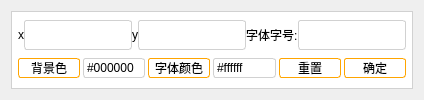
              <widget class="QWidget" name="tab_2">
               <attribute name="title">
                <string>设 置</string>
               </attribute>
               <layout class="QVBoxLayout" name="verticalLayout_19">
                <item>
                 <widget class="QFrame" name="frame_14">
                  <property name="maximumSize">
                   <size>
                    <width>16777215</width>
                    <height>140</height>
                   </size>
                  </property>
                  <property name="styleSheet">
                   <string notr="true">background-color: white;
border: 1px solid rgb(209,209,209); 
border-radius:0px;</string>
                  </property>
                  <property name="frameShape">
                   <enum>QFrame::StyledPanel</enum>
                  </property>
                  <property name="frameShadow">
                   <enum>QFrame::Sunken</enum>
                  </property>
                  <property name="midLineWidth">
                   <number>1</number>
                  </property>
                  <layout class="QVBoxLayout" name="verticalLayout_17">
                   <property name="spacing">
                    <number>0</number>
                   </property>
                   <property name="leftMargin">
                    <number>0</number>
                   </property>
                   <property name="topMargin">
                    <number>0</number>
                   </property>
                   <property name="rightMargin">
                    <number>0</number>
                   </property>
                   <property name="bottomMargin">
                    <number>0</number>
                   </property>
                   <item>
                    <layout class="QHBoxLayout" name="horizontalLayout_19">
                     <property name="leftMargin">
                      <number>6</number>
                     </property>
                     <property name="rightMargin">
                      <number>6</number>
                     </property>
                     <item>
                      <widget class="QLabel" name="label_33">
                       <property name="styleSheet">
                        <string notr="true">QLabel {
	background-color: white;
	border: 0px;
}</string>
                       </property>
                       <property name="text">
                        <string>x</string>
                       </property>
                      </widget>
                     </item>
                     <item>
                      <widget class="QLineEdit" name="lineEdit_8">
                       <property name="minimumSize">
                        <size>
                         <width>0</width>
                         <height>30</height>
                        </size>
                       </property>
                       <property name="styleSheet">
                        <string notr="true">QLineEdit {
    border-radius: 3px;
	background-color: white;
	border: 1px solid rgb(209,209,209);
}
</string>
                       </property>
                      </widget>
                     </item>
                     <item>
                      <widget class="QLabel" name="label_34">
                       <property name="styleSheet">
                        <string notr="true">QLabel {
	background-color: white;
	border: 0px;
}</string>
                       </property>
                       <property name="text">
                        <string>y</string>
                       </property>
                      </widget>
                     </item>
                     <item>
                      <widget class="QLineEdit" name="lineEdit_9">
                       <property name="minimumSize">
                        <size>
                         <width>0</width>
                         <height>30</height>
                        </size>
                       </property>
                       <property name="styleSheet">
                        <string notr="true">QLineEdit {
    border-radius: 3px;
	background-color: white;
	border: 1px solid rgb(209,209,209);
}
</string>
                       </property>
                      </widget>
                     </item>
                     <item>
                      <widget class="QLabel" name="label_5">
                       <property name="styleSheet">
                        <string notr="true">QLabel {
	background-color: white;
	border: 0px;
}</string>
                       </property>
                       <property name="text">
                        <string>字体字号:</string>
                       </property>
                      </widget>
                     </item>
                     <item>
                      <widget class="QLineEdit" name="lineEdit_6">
                       <property name="minimumSize">
                        <size>
                         <width>0</width>
                         <height>30</height>
                        </size>
                       </property>
                       <property name="styleSheet">
                        <string notr="true">QLineEdit {
    border-radius: 3px;
	background-color: white;
	border: 1px solid rgb(209,209,209);
}
</string>
                       </property>
                      </widget>
                     </item>
                    </layout>
                   </item>
                   <item>
                    <layout class="QHBoxLayout" name="horizontalLayout_20">
                     <property name="spacing">
                      <number>3</number>
                     </property>
                     <property name="leftMargin">
                      <number>6</number>
                     </property>
                     <property name="rightMargin">
                      <number>6</number>
                     </property>
                     <item>
                      <widget class="QPushButton" name="pushButton_6">
                       <property name="maximumSize">
                        <size>
                         <width>16777215</width>
                         <height>20</height>
                        </size>
                       </property>
                       <property name="styleSheet">
                        <string notr="true">QPushButton {
    border-radius: 3px;
	background-color: white;
	border: 1px solid orange;
}
</string>
                       </property>
                       <property name="text">
                        <string>背景色</string>
                       </property>
                      </widget>
                     </item>
                     <item>
                      <widget class="QLabel" name="label_35">
                       <property name="maximumSize">
                        <size>
                         <width>16777215</width>
                         <height>30</height>
                        </size>
                       </property>
                       <property name="styleSheet">
                        <string notr="true">QLabel {
    border-radius: 3px;
	background-color: white;
	border: 1px solid rgb(209,209,209);
}
</string>
                       </property>
                       <property name="text">
                        <string>#000000</string>
                       </property>
                      </widget>
                     </item>
                     <item>
                      <widget class="QPushButton" name="pushButton_23">
                       <property name="maximumSize">
                        <size>
                         <width>16777215</width>
                         <height>20</height>
                        </size>
                       </property>
                       <property name="styleSheet">
                        <string notr="true">QPushButton {
    border-radius: 3px;
	background-color: white;
	border: 1px solid orange;
}
</string>
                       </property>
                       <property name="text">
                        <string>字体颜色</string>
                       </property>
                      </widget>
                     </item>
                     <item>
                      <widget class="QLabel" name="label_36">
                       <property name="maximumSize">
                        <size>
                         <width>16777215</width>
                         <height>30</height>
                        </size>
                       </property>
                       <property name="styleSheet">
                        <string notr="true">QLabel {
    border-radius: 3px;
	background-color: white;
	border: 1px solid rgb(209,209,209);
}
</string>
                       </property>
                       <property name="text">
                        <string>#ffffff</string>
                       </property>
                      </widget>
                     </item>
                     <item>
                      <widget class="QPushButton" name="pushButton_4">
                       <property name="minimumSize">
                        <size>
                         <width>0</width>
                         <height>20</height>
                        </size>
                       </property>
                       <property name="styleSheet">
                        <string notr="true">QPushButton {
    border-radius: 3px;
	background-color: white;
	border: 1px solid orange;
}
</string>
                       </property>
                       <property name="text">
                        <string>重置</string>
                       </property>
                      </widget>
                     </item>
                     <item>
                      <widget class="QPushButton" name="pushButton_5">
                       <property name="minimumSize">
                        <size>
                         <width>0</width>
                         <height>20</height>
                        </size>
                       </property>
                       <property name="styleSheet">
                        <string notr="true">QPushButton {
    border-radius: 3px;
	background-color: white;
	border: 1px solid orange;
}
</string>
                       </property>
                       <property name="text">
                        <string>确定</string>
                       </property>
                      </widget>
                     </item>
                    </layout>
                   </item>
                  </layout>
                 </widget>
                </item>
               </layout>
              </widget>
